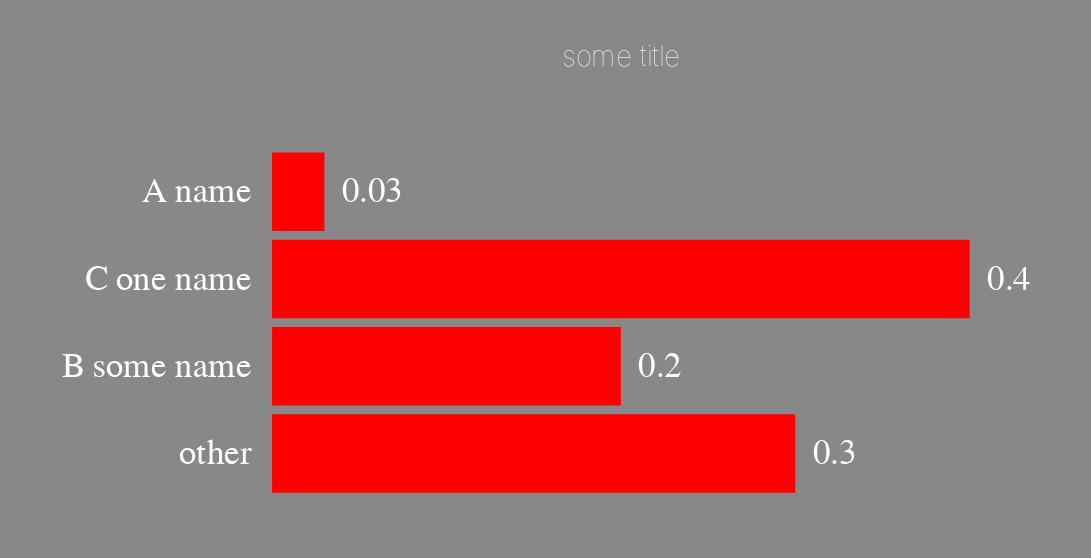

Vega-Lite specification stored for this chart:
### Vega-Lite specification from a JSON file in a GitHub repository (floating-point values rounded to 4 significant figures)
{"$schema": "https://vega.github.io/schema/vega-lite/v3.json", "data": {"values": [{"name": "A name", "value": 0.03}, {"name": "C one name", "value": 0.4}, {"name": "B some name", "value": 0.2}, {"name": "other", "value": 0.3}]}, "vconcat": [{"title": {"text": "some title", "fontSize": 16, "limit": 540}, "width": 400, "layer": [{"mark": "text"}]}, {"width": 400, "encoding": {"y": {"field": "name", "type": "ordinal", "axis": {"offset": 10}, "sort": {"order": "descending"}}, "x": {"field": "value", "type": "quantitative", "axis": {"labels": false}}, "color": {"legend": null, "field": "value", "type": "nominal", "scale": {"range": ["red"]}}}, "layer": [{"mark": "bar", "height": 200}, {"mark": {"type": "text", "fontSize": 20, "align": "left", "baseline": "middle", "dx": 10}, "encoding": {"text": {"field": "value", "type": "quantitative"}, "color": {"value": "white"}}}]}], "config": {"title": {"color": "#fff", "fontSize": 14, "fontWeight": "lighter"}, "background": "#888", "style": {"guide-label": {"fill": "#fff"}, "guide-title": {"fill": "#fff"}}, "axis": {"grid": false, "ticks": false, "title": null, "domain": false, "labelFontSize": 20}, "mark": {"tooltip": null}, "view": {"stroke": null}, "padding": {"left": 35, "top": 25, "right": 35, "bottom": 35}}}
